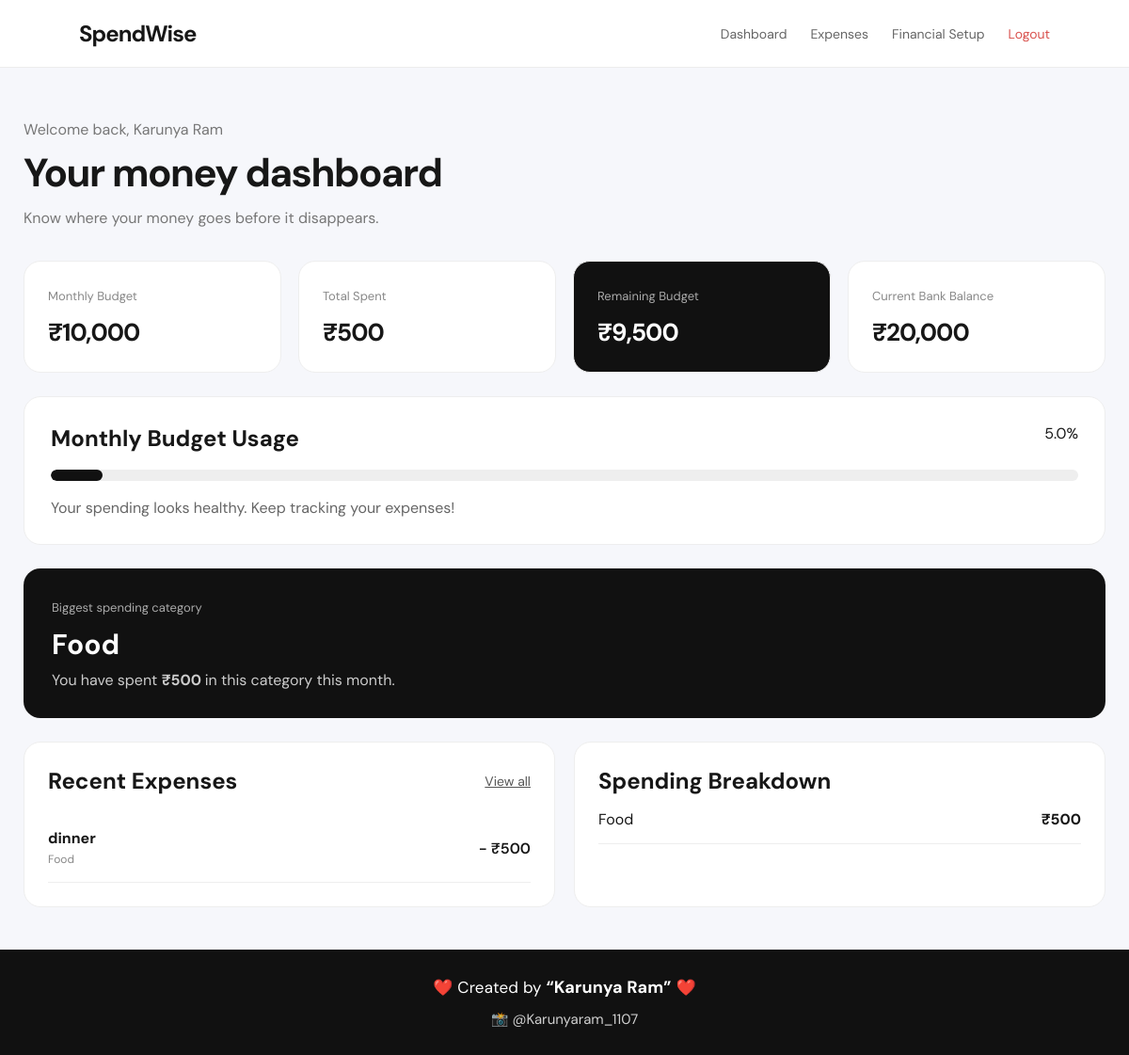
The app's page /dashboard (signed in) with its own data.
### tables this page shows
CREATE TABLE financial_setup (
            id INTEGER PRIMARY KEY AUTOINCREMENT,
            user_id INTEGER UNIQUE NOT NULL,

            monthly_budget REAL DEFAULT 0,
            bank_balance REAL DEFAULT 0,
            pocket_money REAL DEFAULT 0,
            scholarship_income REAL DEFAULT 0,
            other_income REAL DEFAULT 0,

            hostel_fee REAL DEFAULT 0,
            college_fee REAL DEFAULT 0,
            mess_fee REAL DEFAULT 0,
            transport_fee REAL DEFAULT 0,

            savings_goal REAL DEFAULT 0,

            FOREIGN KEY(user_id) REFERENCES users(id)
        );

CREATE TABLE expenses (
            id INTEGER PRIMARY KEY AUTOINCREMENT,
            user_id INTEGER NOT NULL,

            title TEXT NOT NULL,
            amount REAL NOT NULL,
            category TEXT NOT NULL,
            description TEXT,
            expense_date TEXT NOT NULL,

            created_at TEXT DEFAULT CURRENT_TIMESTAMP,

            FOREIGN KEY(user_id) REFERENCES users(id)
        );

### app.py (the view)
@app.route("/dashboard")
def dashboard():
    if not login_required():
        return redirect(url_for("login"))
    conn = get_db_connection()
    setup = conn.execute(
        "SELECT * FROM financial_setup WHERE user_id = ?",
        (session["user_id"],)
    ).fetchone()
    if not setup:
        conn.close()
        return redirect(url_for("setup"))
    current_month = datetime.now().strftime("%Y-%m")
    total_spent_row = conn.execute("""
        SELECT COALESCE(SUM(amount), 0) AS total
        FROM expenses
        WHERE user_id = ?
        AND substr(expense_date, 1, 7) = ?
    """, (session["user_id"], current_month)).fetchone()
    total_spent = total_spent_row["total"]
    expenses = conn.execute("""
        SELECT *
        FROM expenses
        WHERE user_id = ?
        ORDER BY expense_date DESC, id DESC
        LIMIT 8
    """, (session["user_id"],)).fetchall()
    categories = conn.execute("""
        SELECT category, SUM(amount) AS total
        FROM expenses
        WHERE user_id = ?
        AND substr(expense_date, 1, 7) = ?
        GROUP BY category
        ORDER BY total DESC
    """, (session["user_id"], current_month)).fetchall()
    conn.close()
    monthly_budget = setup["monthly_budget"]
    remaining_budget = monthly_budget - total_spent
    percentage_used = 0
    if monthly_budget > 0:
        percentage_used = min(
            round((total_spent / monthly_budget) * 100, 1),
            100
        )
    advice = "Your spending looks healthy. Keep tracking your expenses!"
    if percentage_used >= 100:
        advice = "You have exceeded your monthly budget. Avoid unnecessary spending for now."
    elif percentage_used >= 90:
        advice = "You have used more than 90% of your budget. Spend carefully."
    elif percentage_used >= 75:
        advice = "You have crossed 75% of your monthly budget. Start controlling non-essential expenses."
    elif percentage_used >= 50:
        advice = "You have spent over half of your monthly budget. Keep an eye on your daily expenses."
    highest_category = None
    if categories:
        highest_category = categories[0]
    return render_template(
        "dashboard.html",
        setup=setup,
        total_spent=total_spent,
        remaining_budget=remaining_budget,
        percentage_used=percentage_used,
        expenses=expenses,
        categories=categories,
        advice=advice,
        highest_category=highest_category
    )

### app.py (called while the page is built)
def get_db_connection():
    conn = sqlite3.connect(DATABASE)
    conn.row_factory = sqlite3.Row
    return conn

def login_required():
    return "user_id" in session

### templates/dashboard.html
{% extends "base.html" %}
{% block content %}
<div class="dashboard-header">
    <div>
        <p class="welcome-text">
            Welcome back, {{ session["user_name"] }}
        </p>
        <h1>
            Your money dashboard
        </h1>
        <p>
            Know where your money goes before it disappears.
        </p>
    </div>
</div>
<div class="stats-grid">
    <div class="stat-card">
        <span class="stat-label">
            Monthly Budget
        </span>
        <h2>
            ₹{{ "{:,.0f}".format(setup["monthly_budget"]) }}
        </h2>
    </div>
    <div class="stat-card">
        <span class="stat-label">
            Total Spent
        </span>
        <h2>
            ₹{{ "{:,.0f}".format(total_spent) }}
        </h2>
    </div>
    <div class="stat-card highlight">
        <span class="stat-label">
            Remaining Budget
        </span>
        <h2>
            ₹{{ "{:,.0f}".format(remaining_budget) }}
        </h2>
    </div>
    <div class="stat-card">
        <span class="stat-label">
            Current Bank Balance
        </span>
        <h2>
            ₹{{ "{:,.0f}".format(setup["bank_balance"]) }}
        </h2>
    </div>
</div>
<div class="budget-section">
    <div class="section-title">
        <h2>
            Monthly Budget Usage
        </h2>
        <span>
            {{ percentage_used }}%
        </span>
    </div>
    <div class="progress-container">
        <div
            class="progress-bar"
            style="width: {{ percentage_used }}%">
        </div>
    </div>
    <p class="advice">
        {{ advice }}
    </p>
</div>
{% if highest_category %}
<div class="insight-card">
    <span class="insight-label">
        Biggest spending category
    </span>
    <h2>
        {{ highest_category["category"] }}
    </h2>
    <p>
        You have spent
        <strong>
            ₹{{ "{:,.0f}".format(highest_category["total"]) }}
        </strong>
        in this category this month.
    </p>
</div>
{% endif %}
<div class="content-grid">
    <div class="card">
        <div class="card-header">
            <h2>
                Recent Expenses
            </h2>
            <a href="{{ url_for('expenses') }}">
                View all
            </a>
        </div>
        {% if expenses %}
            {% for expense in expenses %}
            <div class="expense-row">
                <div>
                    <strong>
                        {{ expense["title"] }}
                    </strong>
                    <span>
                        {{ expense["category"] }}
                    </span>
                </div>
                <div class="expense-amount">
                    - ₹{{ "{:,.0f}".format(expense["amount"]) }}
                </div>
            </div>
            {% endfor %}
        {% else %}
            <p class="empty-state">
                No expenses added yet.
            </p>
        {% endif %}
    </div>
    <div class="card">
        <h2>
            Spending Breakdown
        </h2>
        {% if categories %}
            {% for category in categories %}
            <div class="category-row">
                <span>
                    {{ category["category"] }}
                </span>
                <strong>
                    ₹{{ "{:,.0f}".format(category["total"]) }}
                </strong>
            </div>
            {% endfor %}
        {% else %}
            <p class="empty-state">
                Your category analysis will appear here.
            </p>
        {% endif %}
    </div>
</div>
{% endblock %}

### templates/base.html (shortened to what this page needs)
<!DOCTYPE html>
<html lang="en">
<head>
    <link rel="stylesheet"
          href="{{ url_for('static', filename='style.css') }}">
</head>
<body>
    {% if session.get("user_id") %}
    <nav class="navbar">
        <div class="logo">
            SpendWise
        </div>
        <div class="nav-links">
            <a href="{{ url_for('dashboard') }}">
                Dashboard
            </a>
            <a href="{{ url_for('expenses') }}">
                Expenses
            </a>
            <a href="{{ url_for('setup') }}">
                Financial Setup
            </a>
            <a href="{{ url_for('logout') }}"
               class="logout">
                Logout
            </a>
        </div>
    </nav>
    {% endif %}
    <main class="main-content">
        {% block content %}
        {% endblock %}
    </main>
<footer class="footer">
    <div class="footer-content">
        <p class="creator-text">
            ❤️ Created by
            <strong>“Karunya Ram”</strong>
            ❤️
        </p>
        <a
            href="https://www.instagram.com/karunyaram_1107/"
            target="_blank"
            rel="noopener noreferrer"
            class="instagram-link"
        >
            📸 @Karunyaram_1107
        </a>
    </div>
</footer>
</body>
</html>
</body>
</html>

### static/style.css (style rules this page uses)
* { margin: 0; padding: 0; box-sizing: border-box; }
body { font-family: "DM Sans", sans-serif; background: #f6f7fb; color: #171717; }
.navbar { width: 100%; padding: 20px 7%; background: white; border-bottom: 1px solid #ececec; display: flex; justify-content: space-between; align-items: center; position: sticky; top: 0; z-index: 100; }
.logo { font-size: 24px; font-weight: 700; letter-spacing: -1px; }
.nav-links { display: flex; gap: 25px; align-items: center; }
.nav-links a { text-decoration: none; color: #666; font-size: 14px; transition: 0.2s; }
.logout { color: #d9534f !important; }
.main-content { max-width: 1250px; margin: auto; padding: 45px 25px; }
.dashboard-header { margin-bottom: 35px; }
.welcome-text { color: #777; margin-bottom: 8px; }
.dashboard-header h1 { font-size: 42px; letter-spacing: -1.5px; }
.dashboard-header p { color: #777; margin-top: 10px; }
.stats-grid { display: grid; grid-template-columns: repeat(auto-fit, minmax(220px, 1fr)); gap: 18px; margin-bottom: 25px; }
.stat-card { background: white; padding: 25px; border-radius: 18px; border: 1px solid #eee; }
.stat-card.highlight { background: #111; color: white; }
.stat-label { font-size: 13px; color: #888; }
.highlight .stat-label { color: #aaa; }
.stat-card h2 { margin-top: 12px; font-size: 26px; letter-spacing: -1px; }
.budget-section { background: white; padding: 28px; border-radius: 18px; margin-bottom: 25px; border: 1px solid #eee; }
.section-title { display: flex; justify-content: space-between; margin-bottom: 18px; }
.progress-container { height: 12px; background: #eee; border-radius: 20px; overflow: hidden; }
.progress-bar { height: 100%; background: #111; border-radius: 20px; transition: width 0.6s ease; }
.advice { margin-top: 18px; color: #666; }
.insight-card { background: #111; color: white; padding: 30px; border-radius: 18px; margin-bottom: 25px; }
.insight-label { color: #aaa; font-size: 13px; }
.insight-card h2 { font-size: 30px; margin-top: 10px; margin-bottom: 8px; }
.insight-card p { color: #ccc; }
.content-grid { display: grid; grid-template-columns: repeat(2, 1fr); gap: 20px; }
.card { background: white; border: 1px solid #eee; padding: 25px; border-radius: 18px; }
.card-header { display: flex; justify-content: space-between; align-items: center; margin-bottom: 20px; }
.card-header a { color: #555; font-size: 14px; }
.expense-row { display: flex; justify-content: space-between; align-items: center; padding: 15px 0; border-bottom: 1px solid #eee; }
.expense-row strong { display: block; }
.expense-row span { font-size: 12px; color: #888; margin-top: 4px; }
.expense-amount { font-weight: 600; }
.category-row { display: flex; justify-content: space-between; padding: 15px 0; border-bottom: 1px solid #eee; }
html, body { min-height: 100%; }
body { min-height: 100vh; display: flex; flex-direction: column; }
.main-content { flex: 1; width: 100%; }
.footer { width: 100%; margin-top: auto; background: #111; color: white; display: flex; justify-content: center; align-items: center; text-align: center; padding: 28px 20px; }
.footer-content { display: flex; flex-direction: column; align-items: center; justify-content: center; gap: 12px; }
.creator-text { margin: 0; font-size: 17px; letter-spacing: 0.2px; }
.creator-text strong { font-size: 18px; }
.instagram-link { color: white; text-decoration: none; font-size: 15px; opacity: 0.8; transition: 0.2s ease; }

### records on screen
financial_setup: monthly_budget "10,000", bank_balance "20,000"
expenses: category "Food", title "dinner", amount "500"

### other values on screen
{{ session["user_name"] }} "Karunya Ram"
{{ "{:,.0f}".format(total_spent) }} "500"
{{ "{:,.0f}".format(remaining_budget) }} "9,500"
{{ percentage_used }} "5.0"
{{ advice }} "Your spending looks healthy. Keep tracking your expenses!"
{{ "{:,.0f}".format(highest_category["total"]) }} "500"
{{ category["category"] }} "Food"
{{ "{:,.0f}".format(category["total"]) }} "500"
